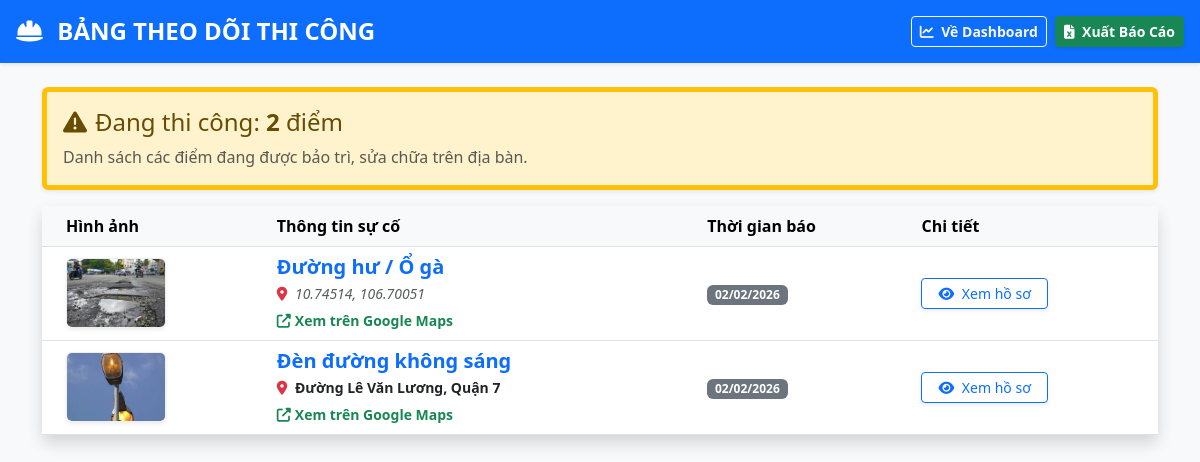
Before: /quan-ly-hien-truong/ with the older database file.
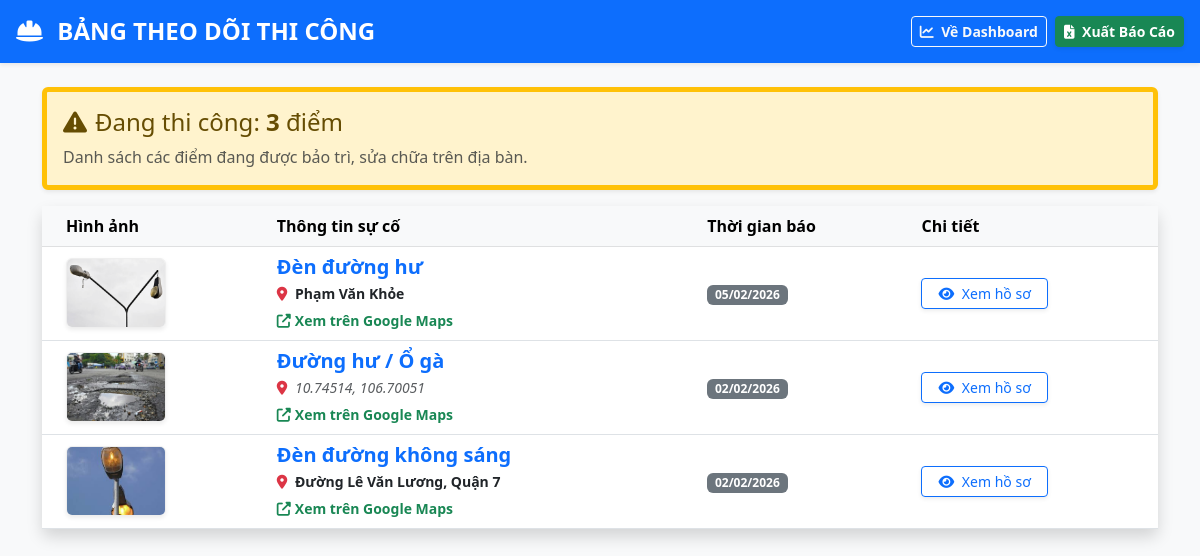
After: the same page with the newer database file.
### maps/models.py (models this page shows, shortened)
class PhanAnh(models.Model):
    tieu_de = models.CharField(max_length=200, verbose_name="Tiêu đề")
    mo_ta = models.TextField(verbose_name="Mô tả chi tiết")
    dia_chi = models.CharField(max_length=255, blank=True, null=True, verbose_name="Địa chỉ/Tên đường")
    du_lieu_toa_do = models.TextField(verbose_name="Danh sách tọa độ")
    hinh_anh = models.ImageField(upload_to='hien_truong/', blank=True, null=True, verbose_name="Ảnh hiện trường")
    thoi_gian = models.DateTimeField(auto_now_add=True, verbose_name="Thời gian gửi")
    TRANG_THAI_CHOICES = [
        ('cho_duyet', 'Chờ duyệt'),
        ('dang_xu_ly', 'Đang xử lý'),
        ('da_xu_ly', 'Đã xử lý xong'),
    ]
    trang_thai = models.CharField(max_length=20, choices=TRANG_THAI_CHOICES, default='cho_duyet', verbose_name="Trạng thái")
    nguoi_gui = models.ForeignKey(User, on_delete=models.SET_NULL, null=True, blank=True)
    class Meta:
        verbose_name = "Tin Phản Ánh"
        verbose_name_plural = "Danh sách Phản Ánh"

### maps/views.py (the view)
# urls.py: path('quan-ly-hien-truong/', views.quan_ly_hien_truong, name='quan_ly_hien_truong'),
def quan_ly_hien_truong(request):
    danh_sach = PhanAnh.objects.filter(trang_thai='dang_xu_ly').order_by('-thoi_gian')
    context = {
        'danh_sach': danh_sach,
        'so_luong': danh_sach.count()
    }
    return render(request, 'maps/quan_ly_hien_truong.html', context)

### maps/templates/maps/quan_ly_hien_truong.html (shortened to what this page needs)
<!DOCTYPE html>
<html lang="vi">
<head>
    <link href="https://cdn.jsdelivr.net/npm/bootstrap@5.3.0/dist/css/bootstrap.min.css" rel="stylesheet">
    <link rel="stylesheet" href="https://cdnjs.cloudflare.com/ajax/libs/font-awesome/6.4.0/css/all.min.css">
</head>
<body class="bg-light">
    <div class="bg-primary text-white p-3 shadow-sm d-flex justify-content-between align-items-center mb-4">
        <h4 class="mb-0 fw-bold text-uppercase">
            <i class="fas fa-hard-hat me-2"></i> Bảng Theo Dõi Thi Công
        </h4>
        <div class="d-flex gap-2">
            <a href="{% url 'home' %}" class="btn btn-outline-light btn-sm fw-bold">
                <i class="fas fa-chart-line me-1"></i> Về Dashboard
            </a>
            <a href="{% url 'export_excel' %}" class="btn btn-success btn-sm fw-bold shadow-sm">
                <i class="fas fa-file-excel me-1"></i> Xuất Báo Cáo
            </a>
        </div>
    </div>
    <div class="container">
        <div class="alert alert-warning border-start border-warning border-5 shadow-sm">
            <h4 class="alert-heading"><i class="fas fa-exclamation-triangle me-2"></i>Đang thi công: <strong>{{ so_luong }}</strong> điểm</h4>
            <p class="mb-0 text-muted">Danh sách các điểm đang được bảo trì, sửa chữa trên địa bàn.</p>
        </div>
        <div class="card shadow border-0">
            <div class="card-body p-0">
                <div class="table-responsive">
                    <table class="table table-hover align-middle mb-0">
                        <thead class="table-light">
                            <tr>
                                <th class="ps-4">Hình ảnh</th>
                                <th>Thông tin sự cố</th>
                                <th>Thời gian báo</th>
                                <th>Chi tiết</th>
                            </tr>
                        </thead>
                        <tbody>
                            {% for item in danh_sach %}
                            <tr>
                                <td class="ps-4">
                                    {% if item.hinh_anh %}
                                        <img src="{{ item.hinh_anh.url }}" class="rounded shadow-sm" style="width: 100px; height: 70px; object-fit: cover; border: 1px solid #eee;">
                                    {% else %}
                                        <div class="bg-secondary text-white d-flex align-items-center justify-content-center rounded small" style="width: 100px; height: 70px;">No IMG</div>
                                    {% endif %}
                                </td>
                                <td>
                                    <h5 class="fw-bold text-primary mb-1">{{ item.tieu_de }}</h5>
                                    <small class="text-muted d-block mb-1">
                                        <i class="fas fa-map-marker-alt text-danger me-1"></i>
                                        {% if item.dia_chi %}
                                            <span class="fw-bold text-dark">{{ item.dia_chi }}</span>
                                        {% else %}
                                            <span class="toa-do-display text-muted fst-italic" data-raw="{{ item.du_lieu_toa_do }}">Đang xác định...</span>
                                        {% endif %}
                                    </small>
                                    <a href="#" target="_blank" class="text-decoration-none small text-success fw-bold link-google-map" data-raw="{{ item.du_lieu_toa_do }}">
                                        <i class="fas fa-external-link-alt me-1"></i>Xem trên Google Maps
                                    </a>
                                </td>
                                <td>
                                    <span class="badge bg-secondary">{{ item.thoi_gian|date:"d/m/Y" }}</span>
                                </td>
                                <td>
                                    <a href="{% url 'chi_tiet' item.id %}?nguon=hien_truong" class="btn btn-outline-primary btn-sm px-3 shadow-sm">
                                        <i class="fas fa-eye me-1"></i> Xem hồ sơ
                                    </a>
                                </td>
                            </tr>
                            {% endfor %}
                        </tbody>
                    </table>
                </div>
            </div>
        </div>
    </div>
</body>
</html>

Changed rows visible on the page:
added PhanAnh: hinh_anh (picture), tieu_de "Đèn đường hư", dia_chi "Phạm Văn Khỏe", thoi_gian "05/02/2026"
Other visible differences:
{{ so_luong }}: "2" → "3"
